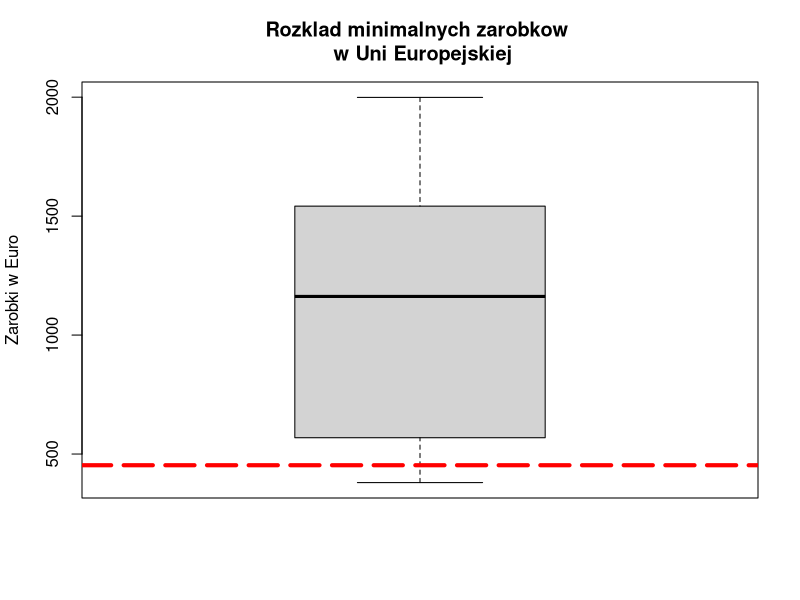

Generate this figure with R:
library(ggplot2)

#tworzenie potrzebnego data.fram'u z płacami minimalnymi
minimum_brutto <- c(700, 760, 760, 800, 824, 849, 899.1, 936, 1126, 1276, 1317, 1386, 1500, 1600, 1680, 1750, 1850, 2000, 2100, 2250)
minimum_netto <- c(512.83, 559.12, 561.82, 588.39, 602.77, 617.39, 647.93, 686.45, 845.17, 954.96, 984.15, 1032.34, 1111.86, 1181.38, 1237.20, 1286.16, 1355.69, 1459.48, 1530, 1633.78)
lata <- c(2000:2019)

dane_minimum_prim <- cbind(minimum_brutto, minimum_netto)
dane_minimum <- as.data.frame(cbind(lata, dane_minimum_prim))

#tworzenie potrzebnego data.fram'u z płacami minimalnymi w Uni
unia_brutto <- c(1999, 1563, 1552, 1532, 1498, 1480, 845, 826, 684, 453, 407, 380)
kraje <- c("Luksemburg", "Irlandia", "Holandia", "Belgia", "Niemcy", "Francja", "Srednia w UE", "Hiszpania", "Gracja", "Polska", "Czechy", "Litwa")
kraje_minimum <- as.data.frame(cbind(unia_brutto, kraje))
kraje_minimum

#tworzenie wykresów

#wykres o minimalnych zarobkach w Polsce
wykres_minumum_polska <- ggplot(data = dane_minimum, aes(x = lata, y = minimum_brutto)) + geom_col(fill = lata) +
  geom_text(aes(label = minimum_brutto), size = 4, vjust = 2, color = "white") +
  ylab("Zarobki minimalne w złotówkach brutto") + xlab("Lata") + 
  ggtitle("Wykres zarobków Polaków na przestrzeni ostatnich lat") +
  theme(plot.title = element_text(hjust = 0.5))

#wykres o minimalnych zarobkach w Uni

wykres_minumum_unia_1 <- boxplot(unia_brutto, main = "Rozklad minimalnych zarobkow \n w Uni Europejskiej",
                                 ylab = "Zarobki w Euro")
wykres_minimum_unia_2 <- abline(h = 453, col = "red", lwd = 4, lty = 5)
